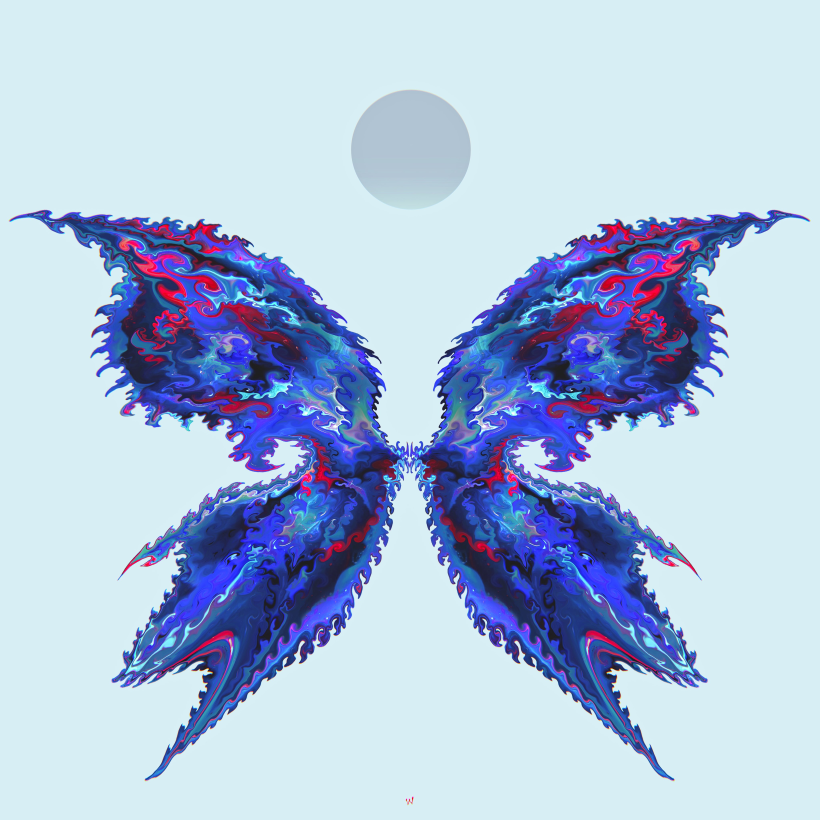
#> input picture IPM-ninja/p1.jpg, 4096 x 4096 px, found by its file name (shown at 1/5 size)
$ python easy_open_n_close.py
#> lines starting #> are read from the running program, lines starting #| are printed output that depends on the picture; after the words box and inside, x2 and y2 are one past the last pixel; in counts of white or black regions, pixels touching at a corner belong together
import numpy as np
import cv2
import matplotlib.pyplot as plt

img1 = cv2.resize(cv2.imread("D:\\GIT\\ZSM-00\\IPM-ninja\\p1.jpg",0), (1000,1000))
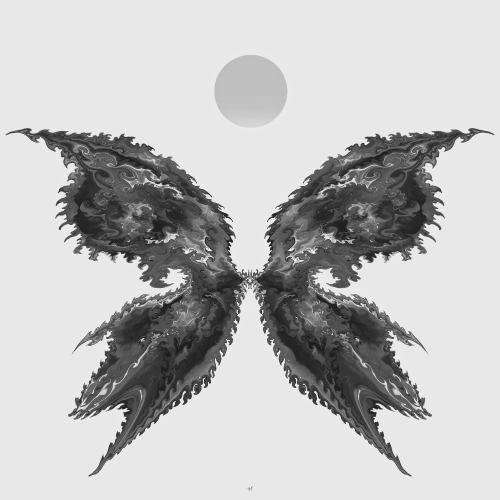
#> img1: shape (1000, 1000) (shown at 1/2 size); min 21, max 255, mean 189.2
_,img1 = cv2.threshold(img1,80,255,cv2.THRESH_BINARY)
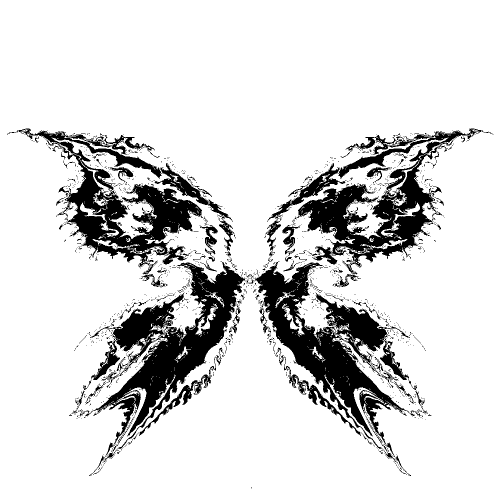
#> img1: shape (1000, 1000) (shown at 1/2 size); 85% white; 1608 black regions (1510 under 20 px), largest, box (x1, y1, x2, y2) and area: (509, 522, 845, 927) 35044, (159, 522, 491, 952) 35040, (33, 257, 469, 575) 32487
img2 = cv2.resize(cv2.imread("D:\\GIT\\ZSM-00\\IPM-ninja\\p2.jpg",0), (1000,1000))
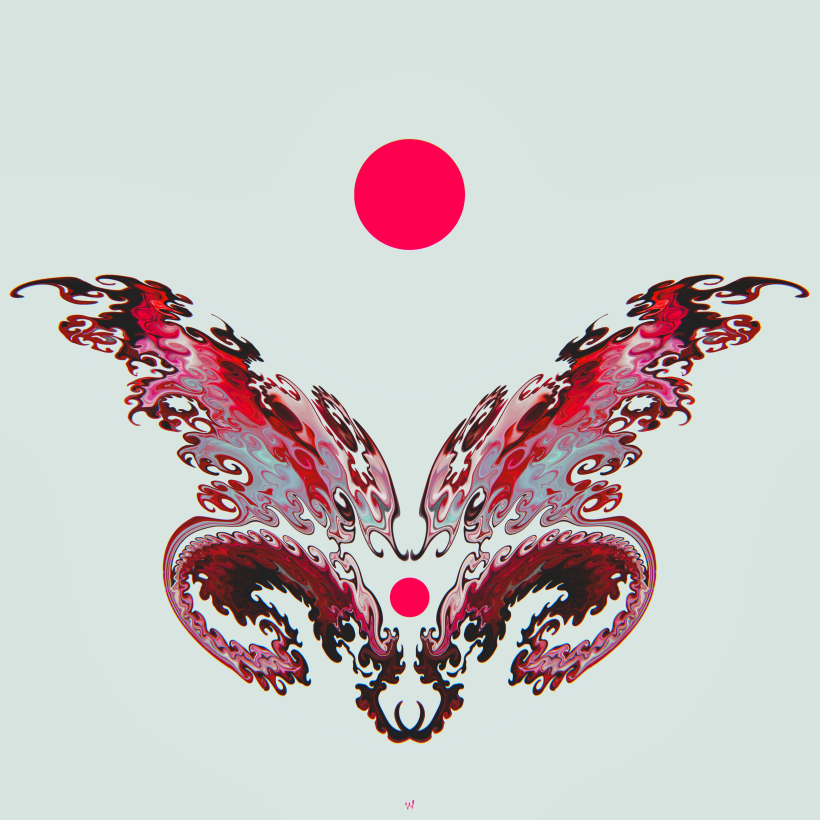
#> input picture IPM-ninja/p2.jpg, 4096 x 4096 px, found by its file name (shown at 1/5 size)
#> img2: shape (1000, 1000); min 26, max 234, mean 197.7
_,img2 = cv2.threshold(img2,80,255,cv2.THRESH_BINARY)
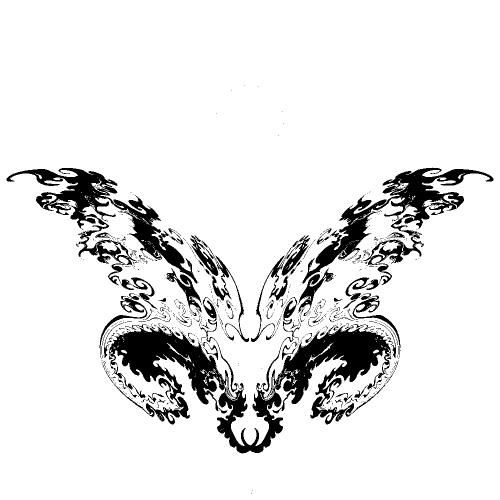
#> img2: shape (1000, 1000) (shown at 1/2 size); 89.6% white; 838 black regions (756 under 20 px), largest, box (x1, y1, x2, y2) and area: (211, 651, 789, 907) 43971, (605, 335, 987, 618) 19992, (13, 336, 395, 619) 19972

kernel = np.multiply(np.array([[0,1,0],[1,1,1],[0,1,0]]), 255)

def dilate(image):

    dilated = np.zeros((image.shape[0], image.shape[1]))

    for u in range (1,image.shape[0]-2):
        for v in range (1,image.shape[0]-2):

            if ((image[u-1][v] == kernel[0][1]) or (image[u][v-1] == kernel[1][0]) or (image[u][v] == kernel[1][1])
                or (image[u][v+1] == kernel[1][2]) or  (image[u+1][v] == kernel[2][1])):
                dilated[u][v] = 255

            else:
                dilated[u][v] = 0
#> dilated: shape (1000, 1000) float64; 88.6% white; 739 black regions (642 under 20 px), largest, box (x1, y1, x2, y2) and area: (199, 526, 489, 870) 20696, (512, 526, 801, 871) 20616, (597, 309, 865, 529) 16905

    return dilated.astype(np.uint8)

def erode(image):

    dilated = np.zeros((image.shape[0], image.shape[1]))

    for u in range (1,image.shape[0]-2):
        for v in range (1,image.shape[0]-2):

            if ((image[u-1][v] == kernel[0][1]) and (image[u][v-1] == kernel[1][0]) and (image[u][v] == kernel[1][1])
                and (image[u][v+1] == kernel[1][2]) and  (image[u+1][v] == kernel[2][1])):
                dilated[u][v] = 255

            else:
                dilated[u][v] = 0

    return dilated.astype(np.uint8)

dilate_res1 = dilate(img1)
dilate_res2 = dilate(img2)
#> after the loop in dilate (call 2), `for u in range (1,image.shape[0]-2):`: dilated: shape (1000, 1000) float64; 92.1% white; 473 black regions (352 under 20 px), largest, box (x1, y1, x2, y2) and area: (220, 656, 444, 848) 14441, (560, 655, 780, 848) 14258, (766, 336, 986, 455) 6551
erode_res1 = erode(img1)
#> after the loop in erode, `for u in range (1,image.shape[0]-2):`: dilated: shape (1000, 1000) float64; 79.7% white; 282 black regions (207 under 20 px), largest, box (x1, y1, x2, y2) and area: (137, 521, 857, 953) 97710, (13, 256, 476, 577) 46689, (524, 256, 988, 577) 46049
erode_res2 = erode(img2)
#> after the loop in erode (call 2), `for u in range (1,image.shape[0]-2):`:
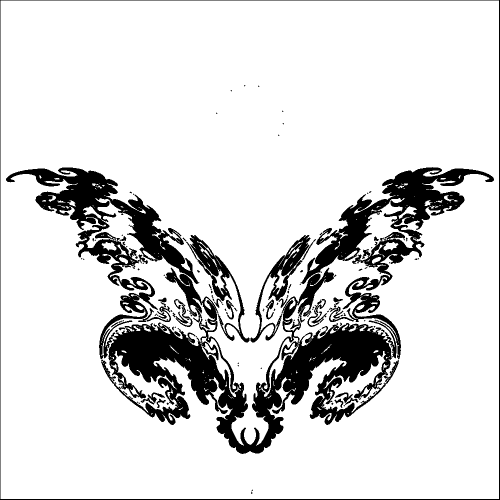
#> dilated: shape (1000, 1000) float64 (shown at 1/2 size); 85.6% white; 115 black regions (80 under 20 px), largest, box (x1, y1, x2, y2) and area: (202, 334, 988, 908) 103701, (12, 335, 399, 719) 29220, (0, 0, 1000, 1000) 5991

#close and open 1 image each
closed = erode(dilate_res1)
#> after the loop in erode (call 3), `for u in range (1,image.shape[0]-2):`:
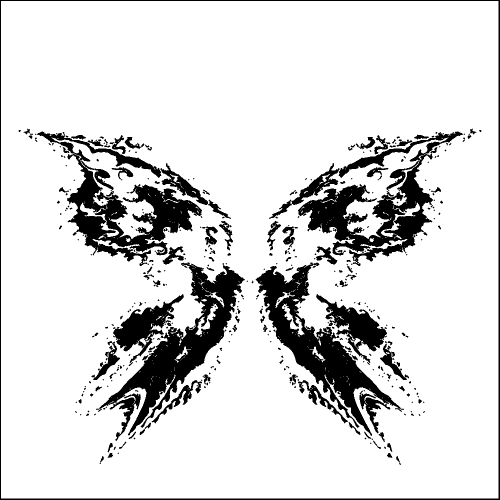
#> dilated: shape (1000, 1000) float64 (shown at 1/2 size); 85.6% white; 404 black regions (268 under 20 px), largest, box (x1, y1, x2, y2) and area: (196, 525, 490, 882) 25085, (596, 263, 926, 532) 24546, (74, 263, 404, 532) 24497
opened = dilate(erode_res1)
#> after the loop in dilate (call 3), `for u in range (1,image.shape[0]-2):`:
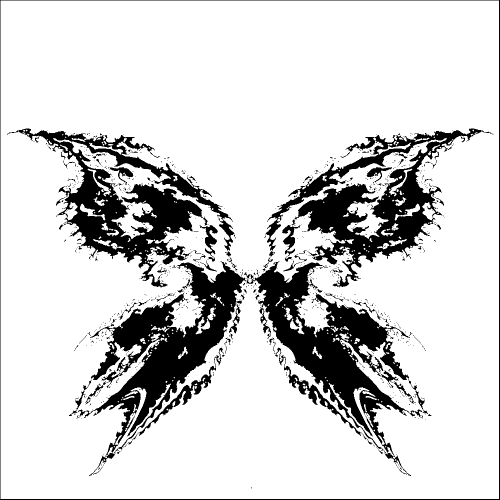
#> dilated: shape (1000, 1000) float64 (shown at 1/2 size); 83.1% white; 942 black regions (862 under 20 px), largest, box (x1, y1, x2, y2) and area: (493, 522, 845, 952) 38538, (155, 522, 492, 952) 37968, (525, 257, 987, 574) 36397

#Apply erode/dilate to 2 images
plt.figure(1) #image 1
plt.subplot(3,1,1)
plt.title("Pic 1")
plt.xticks([])
plt.yticks([])
plt.imshow(img1,cmap='gray')
plt.subplot(3,1,2)
plt.title("Dilation (Pic 1)")
plt.xticks([])
plt.yticks([])
plt.imshow(dilate_res1,cmap='gray')
plt.subplot(3,1,3)
plt.title("Erosion (Pic 1)")
plt.xticks([])
plt.yticks([])
plt.imshow(erode_res1,cmap='gray')

plt.figure(2) #image 1
plt.subplot(3,1,1)
plt.title("Pic 2")
plt.xticks([])
plt.yticks([])
plt.imshow(img2,cmap='gray')
plt.subplot(3,1,2)
plt.title("Dilation (Pic 2)")
plt.xticks([])
plt.yticks([])
plt.imshow(dilate_res2,cmap='gray')
plt.subplot(3,1,3)
plt.title("Erosion (Pic 2)")
plt.xticks([])
plt.yticks([])
plt.imshow(erode_res2,cmap='gray')

plt.figure(3)
plt.subplot(2,1,1)
plt.title("Closing")
plt.xticks([])
plt.yticks([])
plt.imshow(closed,cmap='gray')
plt.subplot(2,1,2)
plt.title("Opening")
plt.xticks([])
plt.yticks([])
plt.imshow(opened,cmap='gray')

plt.show()
